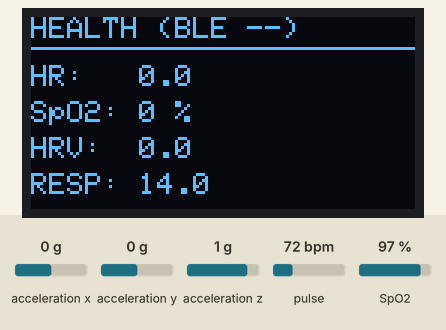
This sketch was run on a simulated ESP32. On the bench: 128×64 one-colour display. Wiring (inferred from the names in the program): MPU-6050 motion sensor at I2C address 0x69. Inputs (shaded band) come from the test bench; at power-on: acceleration z 1 g, acceleration x 0 g, acceleration y 0 g, pulse 72 bpm, SpO2 97 %. Nothing arrives over Bluetooth unless stated; a phone connects over Bluetooth LE 3 s after start; what the sketch prints to the serial monitor is not drawn.

Above: at 1.9 s.
2.0 s: acceleration z set to 0 g
At 2.55 s:
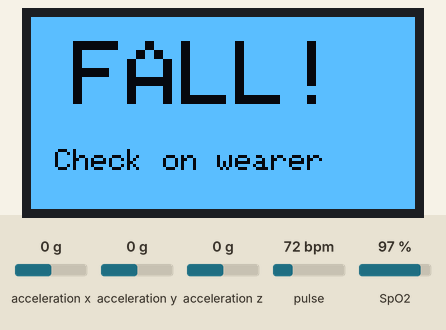
4.9 s: acceleration x set to -1.4 g
At 8.5 s:
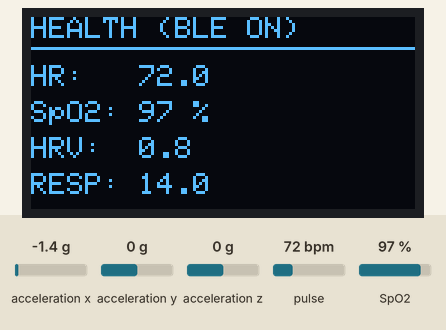
9.2 s: acceleration y set to -1.4 g
At 11.3 s:
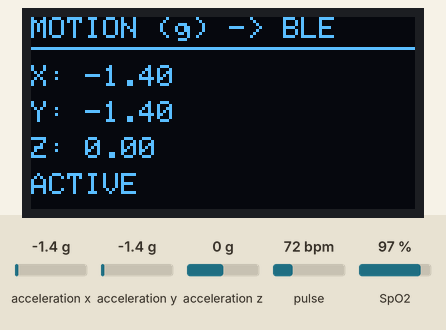
13.5 s: pulse set to 42 bpm
At 15.3 s:
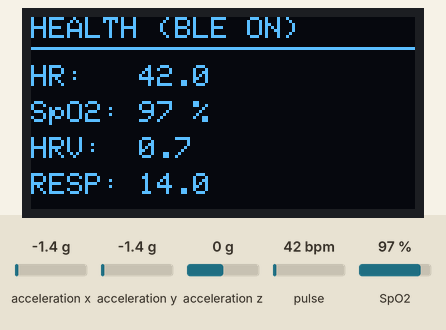
17.8 s: SpO2 set to 80 %
At 21.3 s:
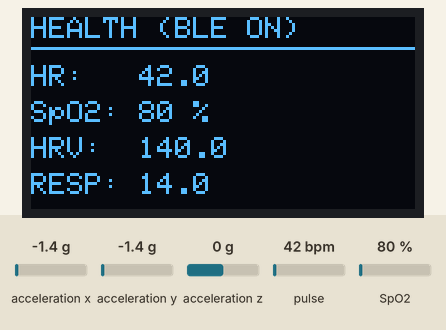
Timing chart, 0 to 22.8 s (numbered marks = the images above; inputs shaded):
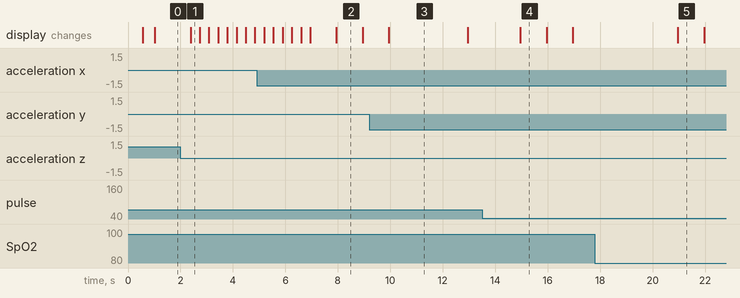

The sketch:

cardiva_esp32.ino
```cpp
/*  CARDIVA wearable firmware — Arduino IDE sketch
 *
 *  Hardware on this board (auto-detected via I2C):
 *    - MAX30100 pulse oximeter  @ 0x57   (HR / SpO2)   -> MAX30100lib
 *    - MPU6050-class accel/gyro @ 0x69   (AD0 high, motion/fall) -> direct register access
 *    - SH1106 OLED 128x64       @ 0x3C   (display)     -> Adafruit_SH110X
 *    - BLE (Cardiva)                     (phone app)
 *
 *  ── Arduino IDE setup (one-time) ──────────────────────────────────────────
 *  1. File > Preferences > "Additional boards manager URLs":
 *       https://raw.githubusercontent.com/espressif/arduino-esp32/gh-pages/package_esp32_index.json
 *  2. Tools > Board > Boards Manager: install "esp32 by Espressif Systems"
 *  3. Tools > Board: select "ESP32 Dev Module"
 *  4. Sketch > Include Library > Manage Libraries: install
 *       - "Adafruit GFX Library"       (adafruit)
 *       - "Adafruit SH110X"            (adafruit)
 *       - "MAX30100lib"                (oxullo)
 *  5. This file must live in a folder with the SAME name as the file, e.g.
 *       hardware/cardiva_esp32/cardiva_esp32.ino
 *     (Arduino IDE will offer to do this for you automatically on first open.)
 *  6. Tools > Port: select the CH340 USB-serial port the board enumerates as.
 *  7. Tools > Upload Speed: 921600 (or 115200 if uploads fail/timeout).
 *  8. Click Upload. Tools > Serial Monitor at 115200 baud to see live output.
 *
 *  No platformio.ini / PlatformIO install needed for this workflow — this is
 *  the exact same firmware, just built with Arduino IDE's own toolchain.
 */

#include <Wire.h>
#include <Adafruit_GFX.h>
#include <Adafruit_SH110X.h>          // this board's OLED is an SH1106, NOT SSD1306
#include "MAX30100_PulseOximeter.h"
#include <BLEDevice.h>
#include <BLEServer.h>
#include <BLEUtils.h>
#include <BLE2902.h>

#define ENABLE_BLE  1           // BLE for phone app
#define ENABLE_MPU  1           // motion / fall
#define ENABLE_OLED 1           // OLED display

// ---- Pins / I2C addresses ----
#define SDA_PIN   21
#define SCL_PIN   22
#define OLED_ADDR 0x3C
#define MPU_ADDR  0x69          // NOTE: this board's motion sensor is at 0x69 (AD0 high)
#define MPU_PWR_MGMT_1   0x6B
#define MPU_ACCEL_CONFIG 0x1C
#define MPU_ACCEL_XOUT_H 0x3B
#define SCREEN_W  128
#define SCREEN_H  64

// ---- BLE UUIDs (these are what the Cardiva phone app scans for — verified from the APK) ----
#define SERVICE_UUID  "12345678-1234-5678-1234-56789abcdef0"
#define VITALS_UUID   "12345678-1234-5678-1234-56789abcdef1"   // single vitals characteristic
#define DEVICE_NAME   "Cardiva"

Adafruit_SH1106G display = Adafruit_SH1106G(SCREEN_W, SCREEN_H, &Wire, -1);
PulseOximeter    pox;

BLEServer*         pServer  = nullptr;
BLECharacteristic* chVitals = nullptr;
bool bleConnected = false;
bool oledOK = false, poxOK = false, mpuOK = false;

// ---- Vitals ----
float heartRate = 0, spo2 = 0, hrvRMSSD = 0, respRate = 14.0;
float ax = 0, ay = 0, az = 0;
String activity = "STILL";
bool  fallDetected = false;

// ---- Heartbeat / HRV ----
uint32_t lastBeat = 0;
#define IBI_N 20
float ibis[IBI_N];
int   ibiIdx = 0, ibiCount = 0;
#define STALE_BEAT_MS 3000     // no beat this long = finger off -> reset HRV/resp instead of freezing

// ---- Respiration (estimated from RSA: breathing rhythmically speeds/slows
// the heartbeat, so counting that rhythm in the beat-to-beat intervals gives
// a real breaths/min estimate -- there's no dedicated respiration sensor) ----
float    rrPrevIbi     = -1;
int      rrDir         = 0;      // 1 = IBI rising, -1 = falling
int      rrPeaks       = 0;      // one peak (rising->falling) = one breath cycle
uint32_t rrWindowStart = 0;
#define  RR_WINDOW_MS  20000     // recompute breaths/min over a 20s sliding window
#define  RR_NOISE_MS   8         // ignore sub-8ms IBI wiggle as sensor noise, not breathing

// ---- Fall detection ----
int      ffCount    = 0;        // consecutive weightless samples
uint32_t fallTime   = 0;        // when the current fall was flagged
#define  FALL_HOLD_MS 5000      // keep the FALL alert on screen this long

uint32_t tsReport = 0, tsScreen = 0, tsMPU = 0;
bool showHealth = true;

class SrvCB : public BLEServerCallbacks {
  void onConnect(BLEServer* s) override    { bleConnected = true;  Serial.println(">>> BLE: phone CONNECTED"); }
  void onDisconnect(BLEServer* s) override { bleConnected = false; Serial.println(">>> BLE: phone DISCONNECTED"); BLEDevice::startAdvertising(); }
};

void updateRespiration(float ibi) {
  if (rrWindowStart == 0) rrWindowStart = millis();
  if (rrPrevIbi >= 0) {
    int newDir;
    if      (ibi > rrPrevIbi + RR_NOISE_MS) newDir = 1;
    else if (ibi < rrPrevIbi - RR_NOISE_MS) newDir = -1;
    else                                    newDir = rrDir;   // tiny wiggle: keep direction
    if (rrDir == 1 && newDir == -1) rrPeaks++;                // local max = one breath
    rrDir = newDir;
  }
  rrPrevIbi = ibi;
}

void onBeat() {
  uint32_t now = millis();
  if (lastBeat) {
    float ibi = now - lastBeat;
    if (ibi > 300 && ibi < 2000) {          // plausible 30-200 bpm
      ibis[ibiIdx] = ibi;
      ibiIdx = (ibiIdx + 1) % IBI_N;
      if (ibiCount < IBI_N) ibiCount++;
      updateRespiration(ibi);
    }
  }
  lastBeat = now;
}

// Chronological read of the circular IBI buffer: k=0 is the oldest sample,
// k=ibiCount-1 is the newest. (ibis[] wraps once full, so raw indices alone
// are NOT in time order -- reading them directly silently corrupts RMSSD.)
float ibiAt(int k) {
  int start = (ibiCount < IBI_N) ? 0 : ibiIdx;
  return ibis[(start + k) % IBI_N];
}

void computeHRV() {                          // RMSSD of successive IBIs
  if (ibiCount < 3) { hrvRMSSD = 0; return; }
  float sum = 0; int n = 0;
  for (int i = 1; i < ibiCount; i++) { float d = ibiAt(i) - ibiAt(i - 1); sum += d * d; n++; }
  hrvRMSSD = (n > 0) ? sqrt(sum / n) : 0;
}

// Finalizes the respiration estimate once the sliding window elapses, and
// clears HRV/respiration state once beats stop arriving (finger off) so
// these values reset instead of staying frozen at their last reading.
void updateVitalsWindow() {
  if (lastBeat != 0 && millis() - lastBeat > STALE_BEAT_MS) {
    ibiCount = 0; ibiIdx = 0; hrvRMSSD = 0;
    rrPrevIbi = -1; rrDir = 0; rrPeaks = 0; rrWindowStart = 0; respRate = 0;
    lastBeat = 0;
    return;
  }
  if (rrWindowStart != 0 && millis() - rrWindowStart > RR_WINDOW_MS) {
    float elapsedSec = (millis() - rrWindowStart) / 1000.0f;
    float estimate = (rrPeaks / elapsedSec) * 60.0f;
    if (estimate >= 6 && estimate <= 35) respRate = estimate;  // physiological sanity clamp
    rrPeaks = 0;
    rrWindowStart = millis();
  }
}

void setupBLE() {
  BLEDevice::init(DEVICE_NAME);
  BLEDevice::setMTU(247);                     // allow the full vitals JSON (avoid truncation)
  pServer = BLEDevice::createServer();
  pServer->setCallbacks(new SrvCB());
  BLEService* svc = pServer->createService(SERVICE_UUID);

  chVitals = svc->createCharacteristic(VITALS_UUID,
             BLECharacteristic::PROPERTY_READ | BLECharacteristic::PROPERTY_NOTIFY);
  chVitals->addDescriptor(new BLE2902());

  svc->start();
  BLEAdvertising* adv = BLEDevice::getAdvertising();
  adv->addServiceUUID(SERVICE_UUID);
  adv->setScanResponse(true);
  BLEDevice::startAdvertising();
}

void setup() {
  Serial.begin(115200);
  delay(500);
  Serial.println("\n\n===== CARDIVA FIRMWARE (fixed HR) =====");

  Wire.begin(SDA_PIN, SCL_PIN);

  // OLED
#if ENABLE_OLED
  oledOK = display.begin(OLED_ADDR, true);
  Serial.println(oledOK ? "OLED  : OK" : "OLED  : FAIL");
  if (oledOK) {
    display.clearDisplay();
    display.setTextColor(SH110X_WHITE);
    display.setTextSize(2); display.setCursor(18, 18); display.print("CARDIVA");
    display.setTextSize(1); display.setCursor(28, 46); display.print("starting...");
    display.display();
    Wire.setClock(100000);   // keep the OLED at 100 kHz to avoid display glitching
  }
#else
  Serial.println("OLED  : DISABLED (HR isolation test)");
#endif

  // MPU6050/6500/9250 — talk to it directly (works for any variant at 0x69)
#if ENABLE_MPU
  Wire.beginTransmission(MPU_ADDR);
  mpuOK = (Wire.endTransmission() == 0);
  if (mpuOK) {
    Wire.beginTransmission(MPU_ADDR);           // wake from sleep
    Wire.write(MPU_PWR_MGMT_1); Wire.write(0x00);
    Wire.endTransmission(true);
    Wire.beginTransmission(MPU_ADDR);           // accel range = +/-8g (0x10)
    Wire.write(MPU_ACCEL_CONFIG); Wire.write(0x10);   // wide range so impacts register
    Wire.endTransmission(true);
  }
  Serial.println(mpuOK ? "MPU6050 : OK" : "MPU6050 : FAIL");
#else
  Serial.println("MPU6050 : DISABLED (HR isolation test)");
#endif

#if ENABLE_BLE
  setupBLE();
  Serial.println("BLE   : advertising as 'Cardiva'");
#else
  Serial.println("BLE   : DISABLED (HR isolation test)");
#endif

  // MAX30100 pulse oximeter — initialise LAST, right before loop(), so the
  // ~1-2 s BLE setup can't stall the sensor FIFO and break beat detection.
  // Retry begin() a few times since the sensor can be slow to answer.
  delay(200);
  for (int i = 0; i < 8 && !poxOK; i++) {
    poxOK = pox.begin();
    if (!poxOK) { Serial.print("  MAX30100 retry "); Serial.println(i + 1); delay(200); }
  }
  Serial.println(poxOK ? "MAX30100: OK" : "MAX30100: FAIL");
  if (poxOK) {
    pox.setIRLedCurrent(MAX30100_LED_CURR_50MA);
    pox.setOnBeatDetectedCallback(onBeat);
  }
  // loop() begins immediately now, so pox.update() runs without delay.
}

void readMPU() {
  if (!mpuOK) return;
  Wire.beginTransmission(MPU_ADDR);
  Wire.write(MPU_ACCEL_XOUT_H);
  if (Wire.endTransmission(false) != 0) return;
  if (Wire.requestFrom(MPU_ADDR, 6, (int)true) < 6) return;
  int16_t rx = (Wire.read() << 8) | Wire.read();
  int16_t ry = (Wire.read() << 8) | Wire.read();
  int16_t rz = (Wire.read() << 8) | Wire.read();
  ax = rx / 4096.0f;                         // +/-8g -> 4096 LSB/g
  ay = ry / 4096.0f;
  az = rz / 4096.0f;
  float mag = sqrt(ax * ax + ay * ay + az * az);

  // ---- FALL DETECTION ----
  // Trigger on EITHER: sustained free-fall (the device is dropping -> mag ~0),
  // OR a hard impact spike (a heavy knock/landing -> mag high, now readable at +/-8g).
  if (mag < 0.45f) ffCount++;                 // counting weightless samples
  else             ffCount = 0;

  bool freeFalling = (ffCount >= 3);          // ~60 ms of weightlessness = a real drop
  bool impact      = (mag > 2.5f);            // a strong jolt

  if ((freeFalling || impact) && !fallDetected) {
    fallDetected = true;
    fallTime = millis();
    Serial.println(">>> FALL DETECTED!");
  }

  float dev = fabs(mag - 1.0f);
  if      (dev < 0.06f) activity = "STILL";
  else if (dev < 0.25f) activity = "MOVING";
  else                  activity = "ACTIVE";
}

void drawHealth() {
  display.clearDisplay();
  display.setTextColor(SH110X_WHITE);
  display.setTextSize(1);
  display.setCursor(0, 0);
  display.print(bleConnected ? "HEALTH (BLE ON)" : "HEALTH (BLE --)");
  display.drawLine(0, 10, 127, 10, SH110X_WHITE);
  display.setCursor(0, 16); display.print("HR:   "); display.print(heartRate, 1);
  display.setCursor(0, 28); display.print("SpO2: "); display.print(spo2, 0); display.print(" %");
  display.setCursor(0, 40); display.print("HRV:  "); display.print(hrvRMSSD, 1);
  display.setCursor(0, 52); display.print("RESP: "); display.print(respRate, 1);
  display.display();
}

void drawMotion() {
  display.clearDisplay();
  display.setTextColor(SH110X_WHITE);
  display.setTextSize(1);
  display.setCursor(0, 0);
  display.print("MOTION (g) -> BLE");
  display.drawLine(0, 10, 127, 10, SH110X_WHITE);
  display.setCursor(0, 16); display.print("X: "); display.print(ax, 2);
  display.setCursor(0, 28); display.print("Y: "); display.print(ay, 2);
  display.setCursor(0, 40); display.print("Z: "); display.print(az, 2);
  display.setCursor(0, 52); display.print(activity);
  display.display();
}

// Full-screen fall alert that takes over both pages, blinking for visibility.
void drawFallAlert() {
  static bool inv = false;
  inv = !inv;
  display.clearDisplay();
  if (inv) display.fillRect(0, 0, 128, 64, SH110X_WHITE);
  uint16_t fg = inv ? SH110X_BLACK : SH110X_WHITE;
  display.setTextColor(fg);
  display.setTextSize(3);
  display.setCursor(14, 8);  display.print("FALL!");
  display.setTextSize(1);
  display.setCursor(8, 44);  display.print("Check on wearer");
  display.display();
}

void loop() {
  if (poxOK) pox.update();                   // must run as often as possible

#if ENABLE_MPU
  if (millis() - tsMPU > 20) { tsMPU = millis(); readMPU(); }  // 50 Hz to catch fast drops
#endif

  if (millis() - tsReport > 1000) {
    tsReport = millis();
    if (poxOK) { heartRate = pox.getHeartRate(); spo2 = pox.getSpO2(); }
    updateVitalsWindow();
    computeHRV();

    if (ENABLE_BLE && bleConnected) {
      // The app parses a CSV string (NOT JSON):
      //   "HR,SpO2,HRV,Resp,AcX,AcY,AcZ,Activity"
      // AcX/Y/Z are in g-units (the app multiplies them by 9.81).
      // Activity is STILL | MOVING | FALL  (FALL is how a fall is signalled).
      const char* actField = fallDetected ? "FALL"
                           : (activity == "MOVING" || activity == "ACTIVE") ? "MOVING"
                           : "STILL";
      char v[80];
      snprintf(v, sizeof(v), "%.1f,%.1f,%.1f,%.1f,%.2f,%.2f,%.2f,%s",
               heartRate, spo2, hrvRMSSD, respRate, ax, ay, az, actField);
      chVitals->setValue(v); chVitals->notify();
      Serial.print(">>> BLE notify (CSV) -> "); Serial.println(v);
    }

    // Serial line in the same style as your original firmware
    Serial.printf("HR:%.2f SpO2:%.2f HRV(RMSSD):%.2f Resp(est):%.2f X:%.3f Y:%.3f Z:%.3f LocalFall:%s\n",
                  heartRate, spo2, hrvRMSSD, respRate, ax, ay, az, fallDetected ? "yes" : "no");

  }
  // Auto-clear the fall flag after the hold time so the alert doesn't stay forever
  if (fallDetected && millis() - fallTime > FALL_HOLD_MS) fallDetected = false;

  // Refresh screen. Normally once a second (so the OLED's ~100 ms blocking write
  // doesn't starve the MAX30100). During a fall, refresh faster so it blinks.
  uint32_t screenInterval = fallDetected ? 350 : 1000;
  if (oledOK && millis() - tsScreen > screenInterval) {
    tsScreen = millis();
    Wire.setClock(100000);                          // OLED needs 100 kHz; the MAX30100
                                                    // lib leaves the bus at 400 kHz -> ghosting
    if (fallDetected) {
      drawFallAlert();                              // full-screen alert overrides both pages
    } else {
      static int cnt = 0;
      if (++cnt % 4 == 0) showHealth = !showHealth; // swap page ~every 4 s
      if (showHealth) drawHealth(); else drawMotion();
    }
    pox.update();                                   // drain FIFO right after the blocking write
  }
}
```

Measured:
- after the input at 2.0 s, the display: changes after 0.38 s (image 1)
- after the input at 9.2 s, the display: changes after 0.75 s (image 3)
- what the display in image 2 shows lasts 1.0 s, from 7.9 s to 8.9 s
- what the display in image 3 shows lasts 3.0 s, from 10.0 s to 13.0 s
